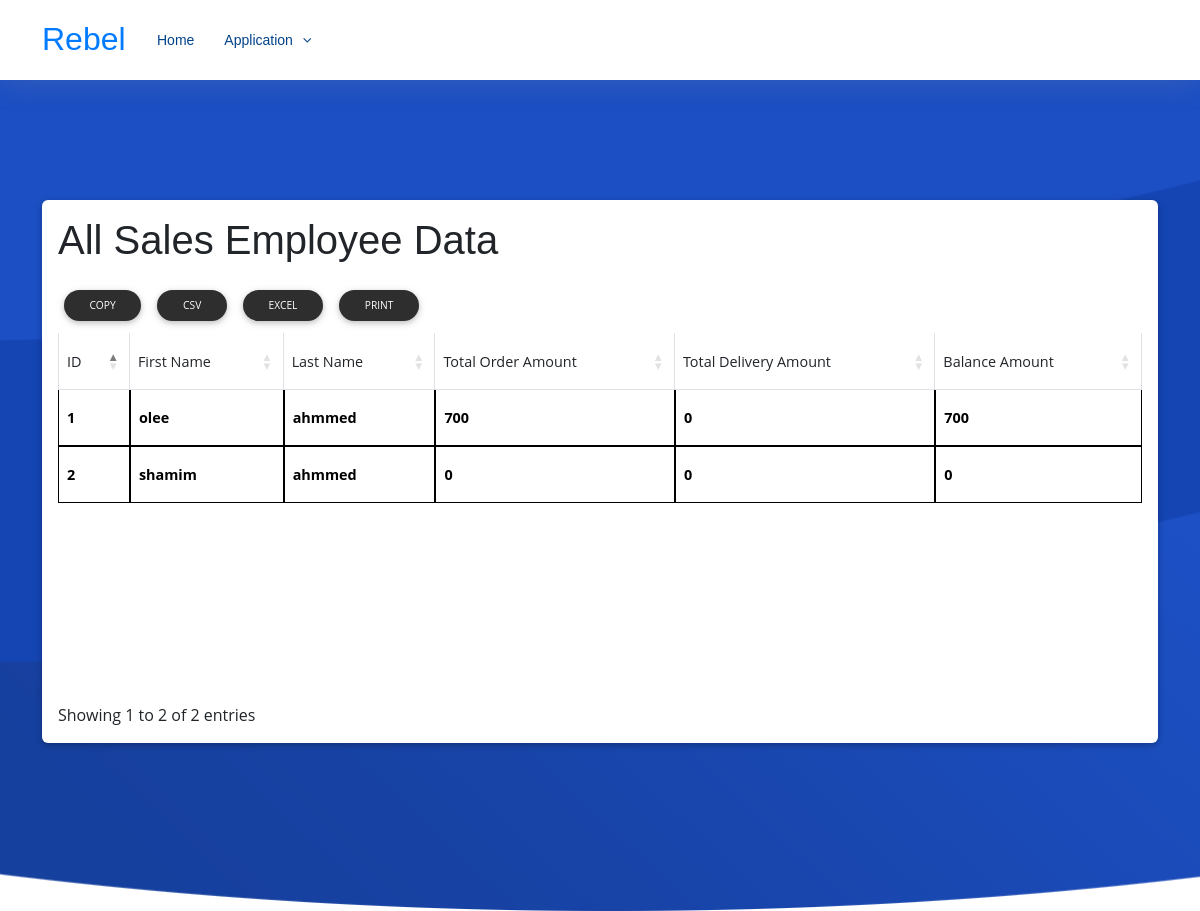
The page /report/Marketing/all_sales_employee_data/ on the database as committed earlier.
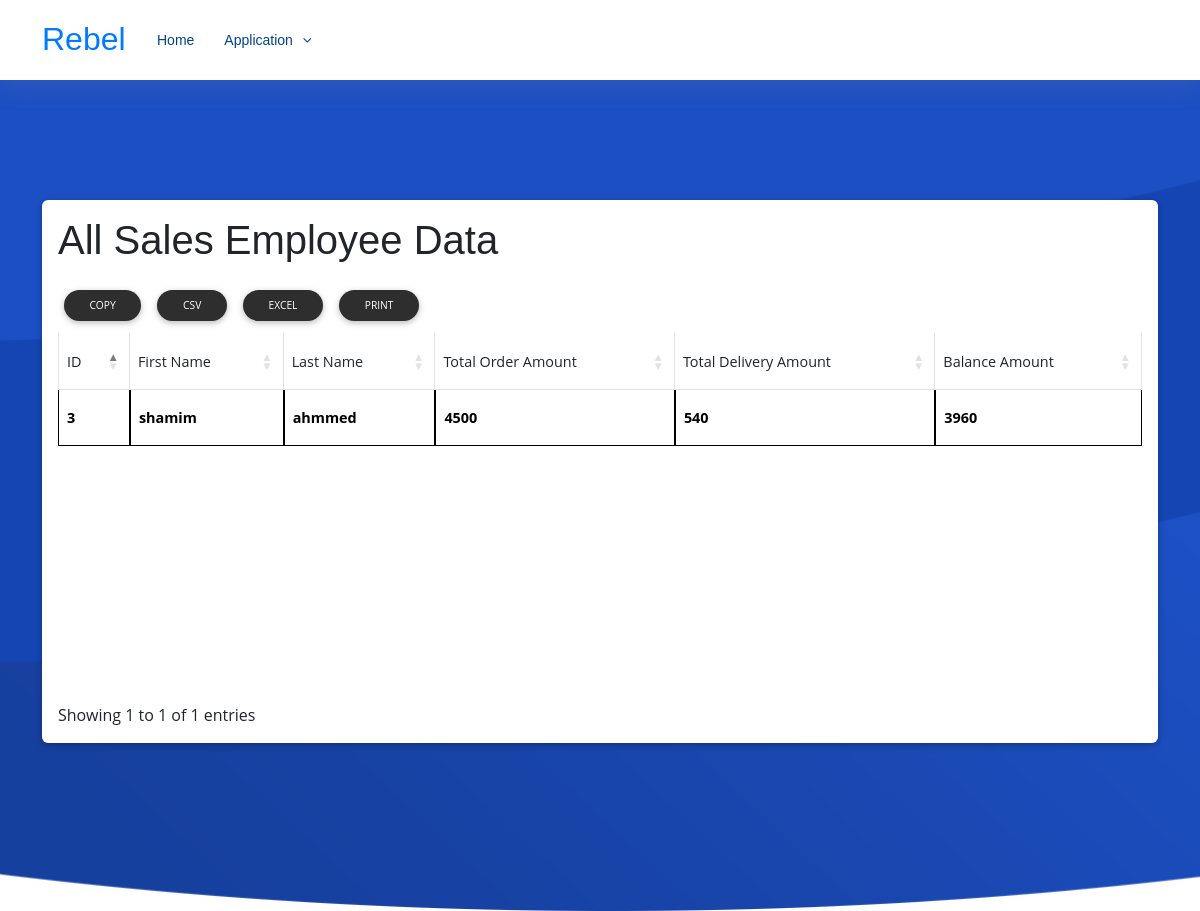
The same page on the database as committed later.
### Sales/models.py (models this page shows, shortened)
class SalesEmployee(models.Model):
    first_name = models.CharField(max_length=100)
    last_name = models.CharField(max_length=100)
    email = models.EmailField(unique=True)
    phone_number = models.CharField(max_length=15)
    hire_date = models.DateField()
    active = models.BooleanField(default=False)  # New field for active status

### Report/salesemployeeviews.py (the view)
# urls.py: path('Marketing/all_sales_employee_data/', salesemployeeviews.all_sales_employee_data, name='all_sales_employee_data'),
def all_sales_employee_data(request):
    sales_employees = SalesEmployee.objects.all()
    for sales_employee in sales_employees:
        sales_employee.total_order_amount = SalesOrderInfo.objects.filter(sales_employee=sales_employee).aggregate(total_amount=Sum('totalAmount'))['total_amount'] or 0
        sales_employee.total_delivery_amount = DeliveryInfo.objects.filter(sales_employee=sales_employee).aggregate(total_amount=Sum('totalAmount'))['total_amount'] or 0
        sales_employee.balance_amount = sales_employee.total_order_amount - sales_employee.total_delivery_amount
    return render(request, 'salesEmployee/all_sales_employee_data.html', {'sales_employees': sales_employees})

### Report/templates/salesEmployee/all_sales_employee_data.html
{% extends 'basereport.html' %}
{% load static %}
{% block content %}
<section class="section card mb-5">
    <div class="card-body">
    <h1>All Sales Employee Data</h1>
    <table  id="itemsTable" class="table table-bordered">
        <thead>
            <tr>
                <th>ID</th>
                <th>First Name</th>
                <th>Last Name</th>
                <th>Total Order Amount</th>
                <th>Total Delivery Amount</th>
                <th>Balance Amount</th>
            </tr>
        </thead>
        <tbody>
            {% for sales_employee in sales_employees %}
                <tr>
                    <td>{{ sales_employee.id }}</td>
                    <td>{{ sales_employee.first_name }}</td>
                    <td>{{ sales_employee.last_name }}</td>
                    <td>{{ sales_employee.total_order_amount }}</td>
                    <td>{{ sales_employee.total_delivery_amount }}</td>
                    <td>{{ sales_employee.balance_amount }}</td>
                </tr>
            {% endfor %}
        </tbody>
    </table>
{% endblock %}

Rows that differ between the two databases and show on the page:
removed SalesEmployee: id "1", first_name "olee", last_name "ahmmed", total_order_amount "700", total_delivery_amount "0", balance_amount "700"
removed SalesEmployee: id "2", first_name "shamim", last_name "ahmmed", total_order_amount "0", total_delivery_amount "0", balance_amount "0"
added SalesEmployee: id "3", first_name "shamim", last_name "ahmmed", total_order_amount "4500", total_delivery_amount "540", balance_amount "3960"
Other text that changed with them:
text written by a page script: "COPY CSV EXCEL PRINT Showing 1 to 2 of 2 entries" → "COPY CSV EXCEL PRINT Showing 1 to 1 of 1 entries"
